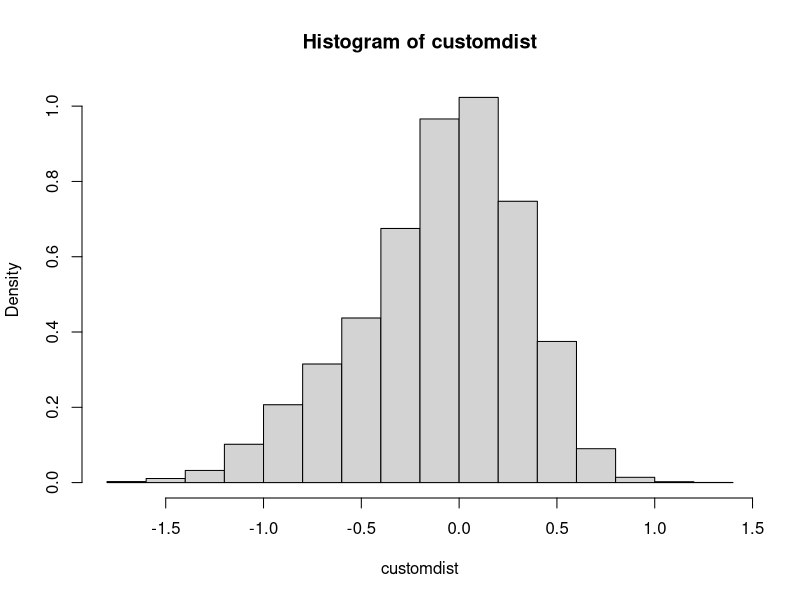

The R script that drew this image:
# Function to create a simulated dataset 

# number of species has to be a multiple of 10
S <- 10   # number of focal groups / species
K <- 10   # number of neighbour focals 
pI <- 0.25   # proportion of interactions which are NOT observed 


# Neighbourhood abundance counts
#-------------------------------
# we assume we have a different number of observations for each focal
S_obs <- c(rpois(.1*S, 100), rpois(.2*S, 80), rpois(.5*S, 50), rpois(.2*S, 35))

# we assume that S = K, and that the number of observations of K is relative to their abundance
approx_K_obs <- round(jitter(10*(S_obs), amount = 30))
summedSK <- round(jitter(sapply(S_obs, '*', approx_K_obs)/1000, 20))

# randomly select observations that will be set to 0
obs_to_rm <- sample(seq_along(1:(S*K)), pI*S*K)
# remove unobserved interactions
for(i in 1:(pI*S*K)) {
  summedSK[[obs_to_rm[i]]] <- 0
}

# set up an empty matrix with columns for each neighbours
K_Nmat <- matrix(ncol = K)
for(s in 1:S){ 
  # create a matrix of observations for each focal species
  foo <- matrix(data = 0, nrow = S_obs[s], ncol = K)
  for(j in 1:K) {
    if(summedSK[s, j] > 0)
      for (i in 1:summedSK[s, j]){ 
        # randomly select an observation
        cellN <- round(runif(1, 1, S_obs[s]))
        # fill it with a 1 
        foo[cellN, j] <- foo[cellN, j] + 1  
        # and so on until neighbours are all accounted for
      }
  }
  if(identical(summedSK[s , ], colSums(foo)) == F) message('Error in abundance tallies!')
  K_Nmat <- rbind(K_Nmat, foo)
}
K_Nmat <- K_Nmat[-1, ]  # remove the NA row
if (nrow(K_Nmat) != sum(S_obs)) message('Error in total number of observations!')
if (sum(colSums(K_Nmat) != colSums(summedSK)) > 1) message('Error in neighbour abundances')



# Parameters
#-----------

# log of species-specific intrinsic performance
sim_a <- runif(20, 2, 7)  

# 'true' interaction strengths 
a <- rnorm( 8000, 0, .3 )
b <- rnorm( 2000, -0.7, .3 )
c <- rnorm( 1000,  0.3, .2 )
customdist <- c( a, b, c ) ## make a weird dist with Kurtosis and Skew
hist(customdist, freq=FALSE)
mean(customdist)
sim_truealpha <- matrix(data = sample(customdist, S*K, replace = F),
                        nrow = S, ncol = K)


# Observed seed set
#------------------
seeds <- rep(NA, length = sum(S_obs))
for(s in 1:S) {
  if (s == 1) 
    for (i in 1:S_obs[s]) {
    seeds[i] <- round(exp(sim_a[s] - sum(K_Nmat[i, ] * sim_truealpha[s, ])))
  } 
  else
    for (i in (S_obs[s-1] +1):(S_obs[s-1] + S_obs[s])) {
      seeds[i] <- round(exp(sim_a[s] - sum(K_Nmat[i, ] * sim_truealpha[s, ])))
    }
} # NEED TO FIX THE COUNTER!! 


